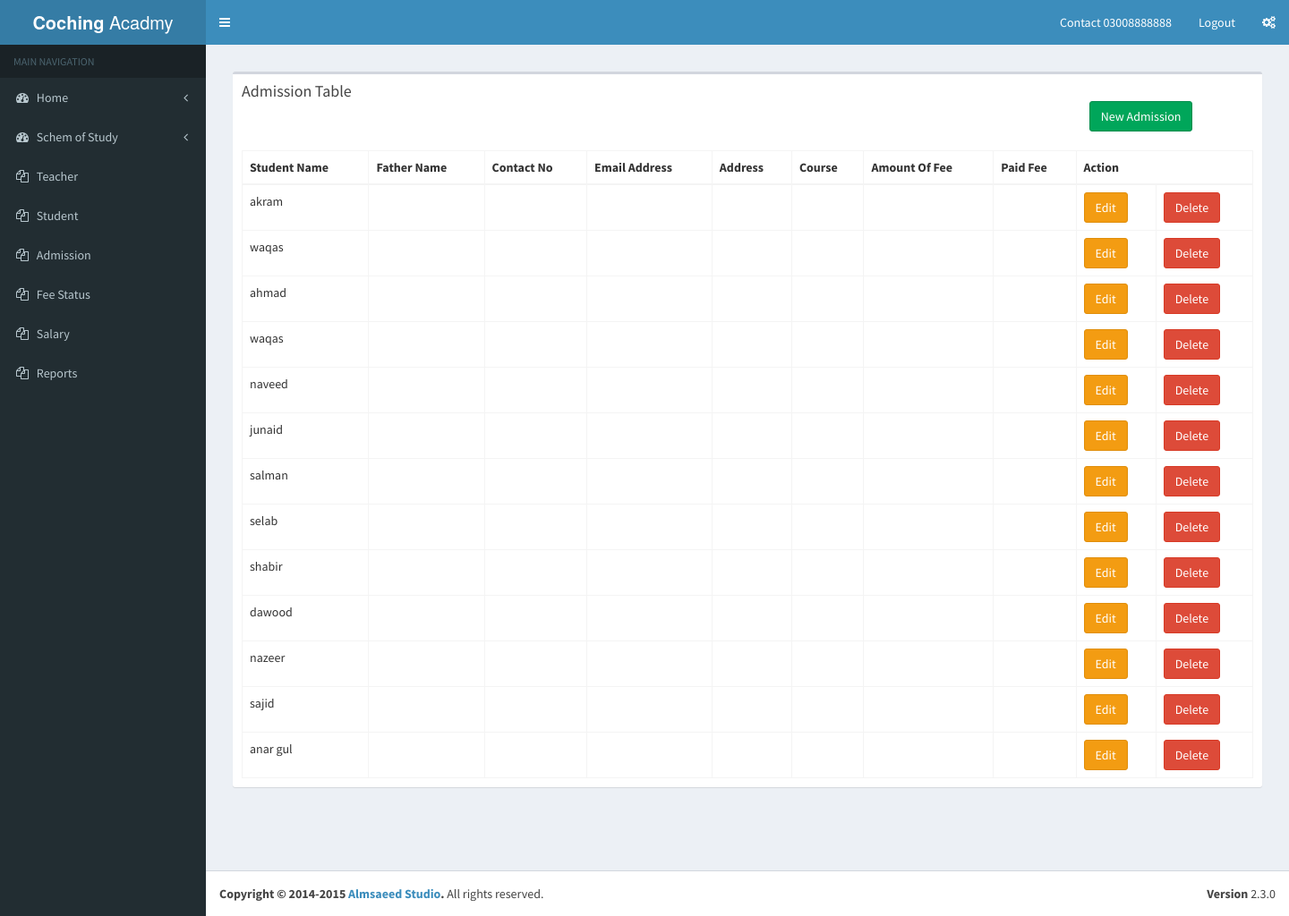
The page /admission.php on the database as committed earlier.
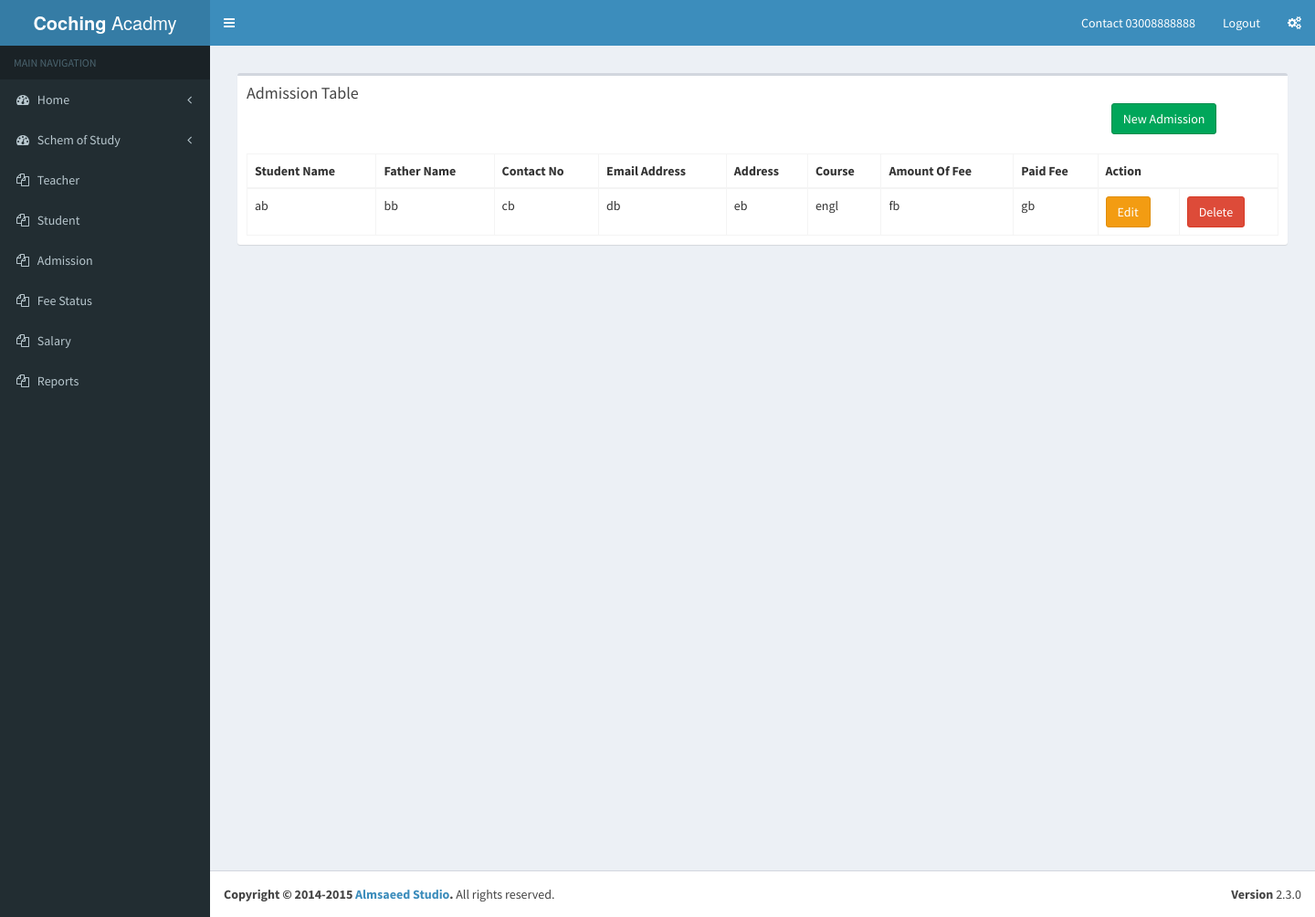
The same page on the database as committed later.
### tables this page shows
CREATE TABLE `admission` (
  `s.no` int(255) NOT NULL,
  `student_name` varchar(255) NOT NULL,
  `father_name` varchar(255) NOT NULL,
  `contact_no` varchar(255) NOT NULL,
  `email` varchar(255) NOT NULL,
  `address` varchar(255) NOT NULL,
  `course` varchar(255) NOT NULL,
  `amount` varchar(255) NOT NULL,
  `paid` varchar(255) NOT NULL
);

CREATE TABLE `course` (
  `course_id` int(255) NOT NULL,
  `student_id` int(255) NOT NULL,
  `course_name` varchar(255) NOT NULL,
  `course_timing` varchar(255) NOT NULL,
  `course_fee` varchar(255) NOT NULL
);

### admission.php (the view, shortened to what this page needs)
<?php
include 'include/conn.php';
include 'include/header.php';
include 'include/leftsidebar.php';
$sql="SELECT * FROM `admission`";
$stmt=$conn->prepare($sql);
$stmt->execute();
$result = $stmt->fetchAll();
?>
      <div class="content-wrapper">
        <section class="content">
         <section class="content">
          <div class="row">
            <div class="col-xs-12">
              <div class="box">
                <div class="box-header">
                  <h3 class="box-title">Admission Table</h3>
                  <div class="col-md-12">
                  	<div class="col-md-10"></div>
                    <div class="col-md-2">
                    <td><a href="admission_insert.php?" class="btn btn-success">New Admission</a></td>
                    </div>
                  </div>
                </div>
                <div class="box-body">
                  <table id="example2" class="table table-bordered table-hover">
                   <div class="col-md-12">
		       <thead>
                    <tr>
		      <th>Student Name</th>
                      <th>Father Name</th>
                      <th>Contact No</th>
                      <th>Email Address</th>
		      <th>Address</th>
		      <th>Course</th>
		      <th>Amount Of Fee</th>
		      <th>Paid Fee</th>
		      <th colspan="2">Action</th>
		    </tr>
                    </thead>
                    <tbody>
			<?php foreach ($result as $result){ ?>
		    <tr>
		      <td><?= $result['student_name']?></td>
		      <td><?= $result['father_name']?></td>
		      <td><?= $result['contact_no']?></td>
		      <td><?= $result['email']?></td>
		      <td><?= $result['address']?></td>
		      <td>
			<?php
			    $course = $result['course'];
			    $sql = "SELECT * FROM `course` WHERE `course_id` = '$course'";
			    $stmt = $conn->prepare($sql);
			    $stmt->execute();
			    $result_c = $stmt->fetchAll();
			    $result_c = $result_c[0];
			    echo $result_c['course_name'];
			?>
		      </td>
		      <td><?= $result['amount']?></td>
		      <td><?= $result['paid']?></td>
		      <td><a class="btn btn-warning" href="admission_edit.php?id=<?= $result['s.no']?>" >Edit</a></td>
		      <td><a class="btn btn-danger" href="admission_delete.php?id=<?= $result['s.no']?>" >Delete</a></td>
		    </tr>
			<?php } ?>
                    </tbody>
                  </table>
                </div>
              </div>
            </div>
          </div>
       </div>
      </div>
<?php include'include/footer.php';?>

Rows that differ between the two databases and show on the page:
removed admission: student_name "akram"
removed admission: student_name "waqas"
removed admission: student_name "ahmad"
removed admission: student_name "waqas"
removed admission: student_name "naveed"
removed admission: student_name "junaid"
removed admission: student_name "salman"
removed admission: student_name "selab"
removed admission: student_name "shabir"
removed admission: student_name "dawood"
removed admission: student_name "nazeer"
removed admission: student_name "sajid"
removed admission: student_name "anar gul"
added admission: student_name "ab", father_name "bb", contact_no "cb", email "db", address "eb", course.course_name "engl", amount "fb", paid "gb"
